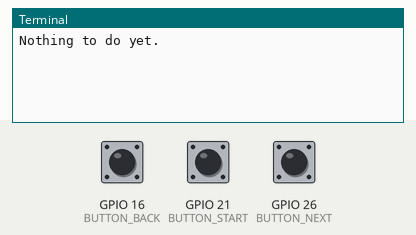
This program was run on a simulated Raspberry Pi (BCM pin numbers). Shown: the last lines printed to the terminal. The test bench sets the inputs (shaded band); at power-on: GPIO 16 (BUTTON_BACK) HIGH, GPIO 26 (BUTTON_NEXT) HIGH, GPIO 21 (BUTTON_START) HIGH. At 4.5 s the program stops and its outputs stay as they are.

Above: at 1.2 s.
1.3 s: GPIO 16 (BUTTON_BACK) pulled LOW for 0.15 s
At 1.8 s:
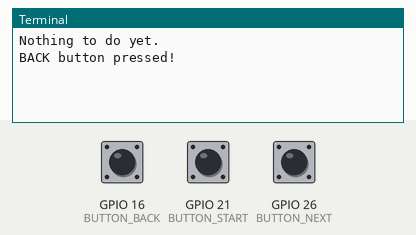
2.9 s: GPIO 26 (BUTTON_NEXT) pulled LOW for 0.15 s
At 4.1 s:
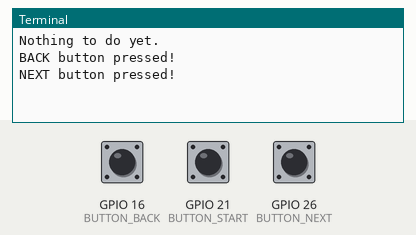
4.5 s: GPIO 21 (BUTTON_START) pulled LOW for 0.15 s
At 5.4 s:
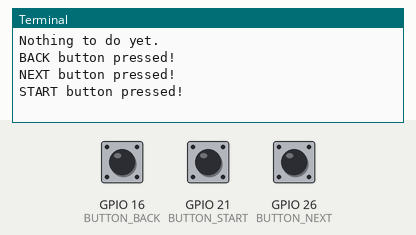

Measured:
- after the input at 1.3 s, the terminal: prints a new line at once (image 1)
- after the input at 2.9 s, the terminal: prints a new line at once (image 2)
- after the input at 4.5 s, the terminal: prints a new line at once (image 3)

The program:

Inturrupts.py
```python
#!/usr/bin/python3
from time import sleep
import RPi.GPIO as GPIO
GPIO.setmode(GPIO.BCM)

# Some constants to help make readable code.
BUTTON_NEXT = 26
BUTTON_BACK = 16
BUTTON_START = 21

#from gpiozero import Button
#button = Button(26)

# Next Button, GPIO 26
GPIO.setup(BUTTON_NEXT, GPIO.IN, pull_up_down=GPIO.PUD_UP)

# Prev Button, GPIO 16
GPIO.setup(BUTTON_BACK, GPIO.IN, pull_up_down=GPIO.PUD_UP)

# Start button, GPIO 21
GPIO.setup(BUTTON_START, GPIO.IN, pull_up_down=GPIO.PUD_UP)

def callback_button_press(input_pin):
    if (input_pin == BUTTON_NEXT):
        print("NEXT button pressed!")
    elif (input_pin == BUTTON_BACK):
        print("BACK button pressed!")
    elif (input_pin == BUTTON_START):
        print("START button pressed!")
        quit()
    else:
        print("Unknown button pressed!")

GPIO.add_event_detect(BUTTON_NEXT, GPIO.FALLING, callback=callback_button_press, bouncetime=300)
GPIO.add_event_detect(BUTTON_BACK, GPIO.FALLING, callback=callback_button_press, bouncetime=300)
GPIO.add_event_detect(BUTTON_START, GPIO.FALLING, callback=callback_button_press, bouncetime=300)

try:
    print("Nothing to do yet.")
    while True:
        sleep(1)
        # Do nothing. Infinite loop!
    print("Still nothing to do.")
except KeyboardInterrupt:
    GPIO.cleanup()

GPIO.cleanup()
```
